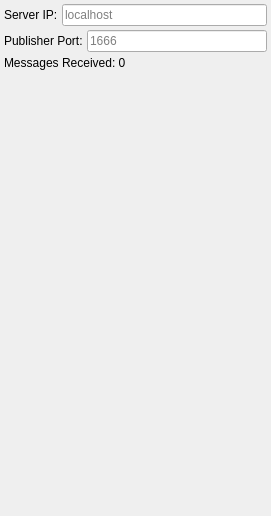
<?xml version="1.0" encoding="UTF-8"?>
<ui version="4.0">
 <class>SidepanelMonitor</class>
 <widget class="QFrame" name="SidepanelMonitor">
  <property name="geometry">
   <rect>
    <x>0</x>
    <y>0</y>
    <width>271</width>
    <height>516</height>
   </rect>
  </property>
  <property name="windowTitle">
   <string>Frame</string>
  </property>
  <layout class="QVBoxLayout" name="verticalLayout">
   <property name="spacing">
    <number>4</number>
   </property>
   <property name="leftMargin">
    <number>4</number>
   </property>
   <property name="topMargin">
    <number>4</number>
   </property>
   <property name="rightMargin">
    <number>4</number>
   </property>
   <property name="bottomMargin">
    <number>4</number>
   </property>
   <item>
    <layout class="QHBoxLayout" name="horizontalLayout_2">
     <item>
      <widget class="QLabel" name="label">
       <property name="text">
        <string>Server IP:</string>
       </property>
      </widget>
     </item>
     <item>
      <widget class="QLineEdit" name="lineEdit">
       <property name="maximumSize">
        <size>
         <width>16777215</width>
         <height>16777215</height>
        </size>
       </property>
       <property name="text">
        <string/>
       </property>
       <property name="placeholderText">
        <string>localhost</string>
       </property>
       <property name="clearButtonEnabled">
        <bool>true</bool>
       </property>
      </widget>
     </item>
    </layout>
   </item>
   <item>
    <layout class="QHBoxLayout" name="horizontalLayout">
     <item>
      <widget class="QLabel" name="label_publisher">
       <property name="text">
        <string>Publisher Port:</string>
       </property>
      </widget>
     </item>
     <item>
      <widget class="QLineEdit" name="lineEdit_publisher">
       <property name="placeholderText">
        <string>1666</string>
       </property>
       <property name="clearButtonEnabled">
        <bool>true</bool>
       </property>
      </widget>
     </item>
    </layout>
   </item>
   <item>
    <widget class="QLabel" name="labelCount">
     <property name="text">
      <string>Messages Received: 0</string>
     </property>
    </widget>
   </item>
   <item>
    <spacer name="verticalSpacer">
     <property name="orientation">
      <enum>Qt::Vertical</enum>
     </property>
     <property name="sizeHint" stdset="0">
      <size>
       <width>20</width>
       <height>474</height>
      </size>
     </property>
    </spacer>
   </item>
  </layout>
 </widget>
 <resources/>
 <connections/>
</ui>
